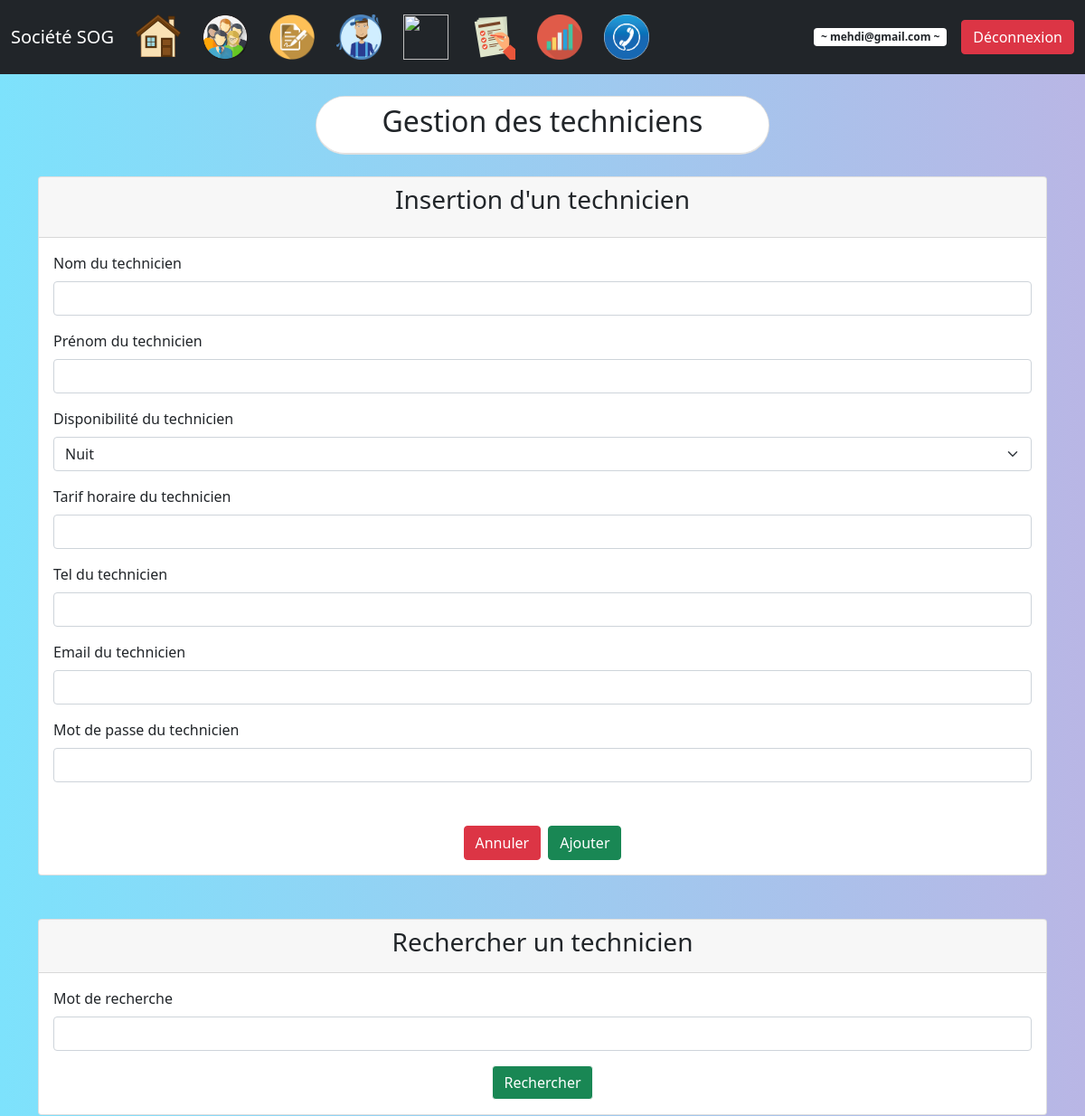
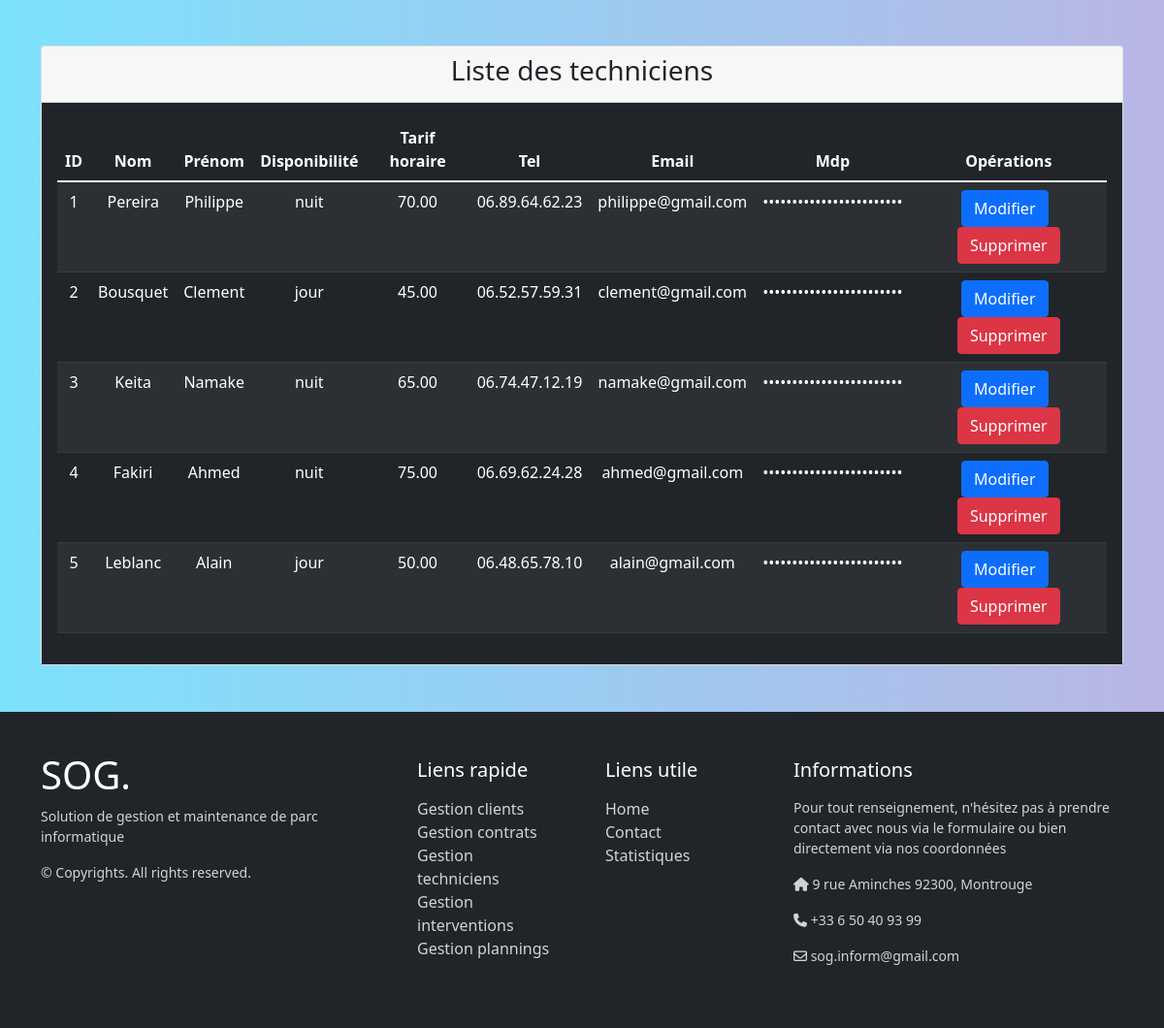
The app's page /index.php?page=3 (signed in) with its own data (2 pictures, top to bottom).
### tables this page shows
Create table technicien
(
    idtechnicien int(3) auto_increment,
    nom varchar(20) NOT NULL,
    prenom varchar(20) NOT NULL,
    disponibilite enum('jour','nuit') NOT NULL,
    tarif_horaire decimal(13,2) NOT NULL,
    tel varchar(20) default NULL,
    email varchar(100) NOT NULL unique,
    role enum('usert', 'admin') default 'usert',
    mdp varchar(255) NOT NULL,
    PRIMARY KEY (idtechnicien)
);

### controleur/config_bdd.php (called while the page is built)
<?php
$serveur = "localhost";
$bdd = "bdd_ppe";
$user = "root";
$mdp = "";
?>

### controleur/controleur.class.php (called while the page is built, shortened)
<?php
require_once("modele/modele.class.php");
class Controleur {
	private $unModele;
	public function __construct($serveur, $bdd, $user, $mdp) {
		$this->unModele = new Modele($serveur, $bdd, $user, $mdp);
	}
	public function setTable($uneTable) {
		$this->unModele->setTable($uneTable);
	}
	public function selectAll() {
		return $this->unModele->selectAll();
	}
}
?>

### modele/modele.class.php (called while the page is built, shortened)
<?php
class Modele {
	private $unPdo, $uneTable;
	public function __construct($serveur, $bdd, $user, $mdp)
	{
		$this->unPdo = null;
		try
		{
			$this->unPdo = new PDO("mysql:host=".$serveur.";dbname=".$bdd.";charset=utf8", $user, $mdp);
		}
		catch (PDOException $exp)
		{
			die("Erreur de connexion à la base de données : " . $exp->getMessage());
		}
	}
	public function setTable($uneTable)
	{
		$this->uneTable = $uneTable;
	}
	public function selectAll()
	{
		$requete = "SELECT * FROM ".$this->uneTable;
		$select = $this->unPdo->prepare($requete);
		$select->execute();
		return $select->fetchAll();
	}
}
?>

### vue/vue_les_techniciens.php (the view)
<?php if (isset($_SESSION['role']) and $_SESSION['role'] == "admin" ) { ?>
<div class="card mb-5">
    <div class="card-header">
        <h3 class="text-center">Rechercher un technicien</h3>
    </div>
    <div class="card-body">
        <form method="post" action="">
            <div class="mb-3">
                <label for="mot" class="form-label">Mot de recherche</label>
                <input type="search" name="mot" id="mot" class="form-control">
            </div>
            <div class="d-flex justify-content-center">
                <button type="submit" name="Rechercher" class="btn btn-light bg-success text-white">
                    Rechercher
                </button>
            </div>
        </form>
    </div>
</div>
<?php } ?>
<div class="card">
    <div class="card-header">
        <h3 class="text-center"><?= ($_SESSION['role'] == "admin" ? "Liste des techniciens" : "Information technicien"); ?></h3>
    </div>
    <div class="card-body bg-dark text-white">
		<table class="table table-dark table-striped text-center">
			<thead>
				<tr>
					<th scope="col">ID</th>
					<th scope="col">Nom</td>
					<th scope="col">Prénom</th>
					<th scope="col">Disponibilité</th>
					<th scope="col">Tarif horaire</th>
					<th scope="col">Tel</th>
					<th scope="col">Email</th>
					<th scope="col">Mdp</th>
					<?php if (isset($_SESSION['email']) and $_SESSION['role'] == "admin") { ?>
					<th scope="col">Opérations</th>
					<?php } ?>
				</tr>
			</thead>
			<tbody>
				<?php foreach ($lesTechniciens as $unTechnicien) { ?>
				<tr>
					<td><?= $unTechnicien['idtechnicien']; ?></td>
					<td><?= $unTechnicien['nom']; ?></td>
					<td><?= $unTechnicien['prenom']; ?></td>
					<td><?= $unTechnicien['disponibilite']; ?></td>
					<td><?= $unTechnicien['tarif_horaire']; ?></td>
					<td><?= $unTechnicien['tel']; ?></td>
					<td><?= $unTechnicien['email']; ?></td>
					<td>••••••••••••••••••••••••</td>
					<td>
						<a href="index.php?page=3&action=edit&idtechnicien=<?= $unTechnicien['idtechnicien']; ?>" class="btn btn-primary me-2">Modifier</a>
					<?php if (isset($_SESSION['email']) and $_SESSION['role'] == "admin") { ?>
						<a href="index.php?page=3&action=sup&idtechnicien=<?= $unTechnicien['idtechnicien']; ?>" class="btn btn-danger">Supprimer</a>
					<?php } ?>
					</td>
				</tr>
				<?php } ?>
			</tbody>
		</table>
	</div>
</div>

### index.php (style rules this page uses)
a { color: inherit; text-decoration: none; transition: all 0.3s; }
body { background: #642B73; background: -webkit-linear-gradient(to right, #7DE2FC, #B9B6E5); background: linear-gradient(to right, #7DE2FC , #B9B6E5); }

### records on screen
technicien: idtechnicien "1", nom "Pereira", prenom "Philippe", disponibilite "nuit", tarif_horaire "70.00", tel "06.89.64.62.23", email "philippe@gmail.com"
technicien: idtechnicien "2", nom "Bousquet", prenom "Clement", disponibilite "jour", tarif_horaire "45.00", tel "06.52.57.59.31", email "clement@gmail.com"
technicien: idtechnicien "3", nom "Keita", prenom "Namake", disponibilite "nuit", tarif_horaire "65.00", tel "06.74.47.12.19", email "namake@gmail.com"
technicien: idtechnicien "4", nom "Fakiri", prenom "Ahmed", disponibilite "nuit", tarif_horaire "75.00", tel "06.69.62.24.28", email "ahmed@gmail.com"
technicien: idtechnicien "5", nom "Leblanc", prenom "Alain", disponibilite "jour", tarif_horaire "50.00", tel "06.48.65.78.10", email "alain@gmail.com"

### other values on screen
$_SESSION['email'] "mehdi@gmail.com"
